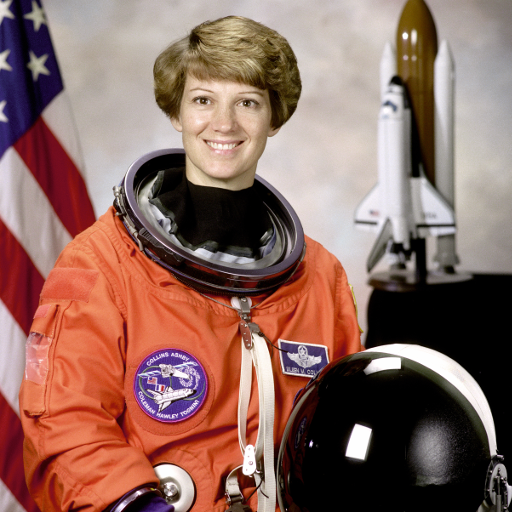
%> input picture dct/astronaut.png, 512 x 512 px
$ octave --eval "KL_compress('dct/astronaut.png');"   (GNU Octave 9; MATLAB toolbox functions it lacks are replaced by stand-ins)
%> lines starting %> are read from the running program, lines starting %| are printed output that depends on the picture
function KL_compress(imgpath)
%> called with imgpath = 'dct/astronaut.png'
%                                   %使用K-L变换来对图像压缩
    f=imread(imgpath);   %读取图片路径
%> f is the input picture: size 512x512x3 uint8; mean R, G, B 141.6, 105.8, 96.5
    f=im2double(f);         %将图像像素数据从int8转换为double
%> f: size 512x512x3 double
    y=[];                          %预设数组
    [m,n]=size(f);             %获取图像矩阵行数和列数
%> m = 512; n = 1536

    %  拆分图像,将8*8的图像小块展开成1*64的向量，K-L变换的变换矩阵只和维度有关，故只需64*64的变换矩阵就可以了
    %  虽然这样计算降低了计算复杂度 ，但是并没有完全消除小块之间的相关性，但实验结果表明效果良好
    for i=1:m/8
        for j=1:n/8
            ii=(i-1)*8+1;
            jj=(j-1)*8+1;
            y_append=reshape(f(ii:ii+7,jj:jj+7),1,64);  % 将图像分成8*8的小块，并展开成1*64的向量
            y=[y;y_append];
        end
    end

    % K-L变换
    [coeff,score,latent]=pca(y);%利用matlab自带的pca(主成分分析)函数进行K-L变换
%> latent = 64 values, max 5.87 at index 1, min 0.000125 at index 64, mean 0.101
    k1=y*coeff;

    k11=k1;
    k12=k1;
    k13=k1;
    % 置0压缩过程
    k11(:,64:64)=0;         %压缩率=32/64=50%
    k12(:,17:64)=0;         %压缩率=16/64=75%
    k13(:,9:64)=0;           %压缩率=8/64=87.5%

    % K-L逆变换
    k11_inverse=k11*coeff';
    k12_inverse=k12*coeff';
    k13_inverse=k13*coeff';
    k=1;
    %  重组图像
    for i=1:m/8
        for j=1:n/8
            y1=reshape(k11_inverse(k,1:64),8,8);
            y2=reshape(k12_inverse(k,1:64),8,8);
            y3=reshape(k13_inverse(k,1:64),8,8);
            ii=(i-1)*8+1;
            jj=(j-1)*8+1;
            image1(ii:ii+7,jj:jj+7)=y1;
            image2(ii:ii+7,jj:jj+7)=y2;
            image3(ii:ii+7,jj:jj+7)=y3;
            k=k+1;
        end
    end
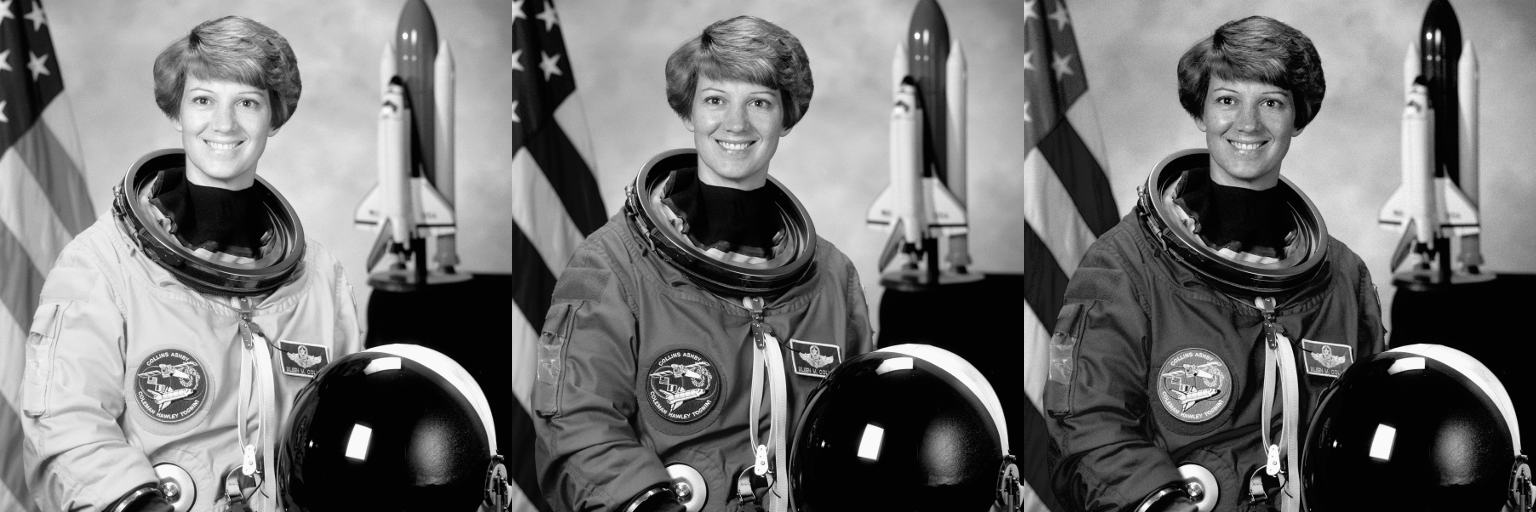
%> image1: size 512x1536 double; min -0.012, max 1.02, mean 0.449; drawn with min black and max white
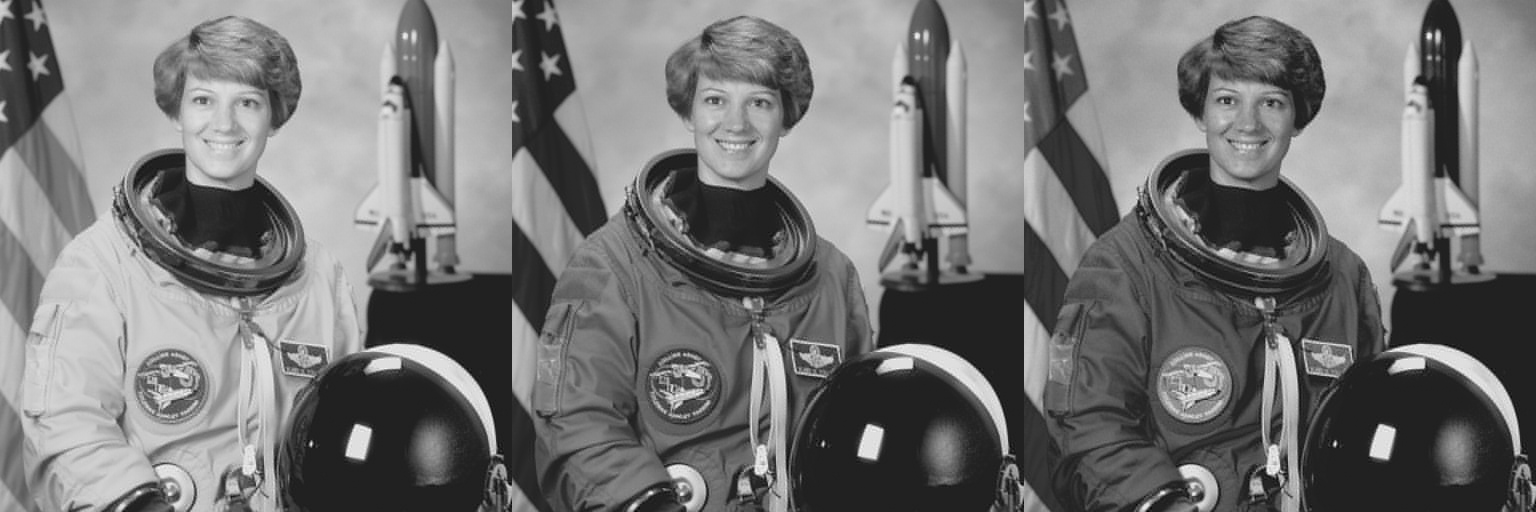
%> image2: size 512x1536 double; min -0.173, max 1.16, mean 0.449; drawn with min black and max white
%> after the loop, k = 12289
    figure(1);imshow(image1);title('未压缩');
    figure(2);imshow(image2);title('压缩75%');
    figure(3);imshow(image3);title('压缩87.5%');
end
